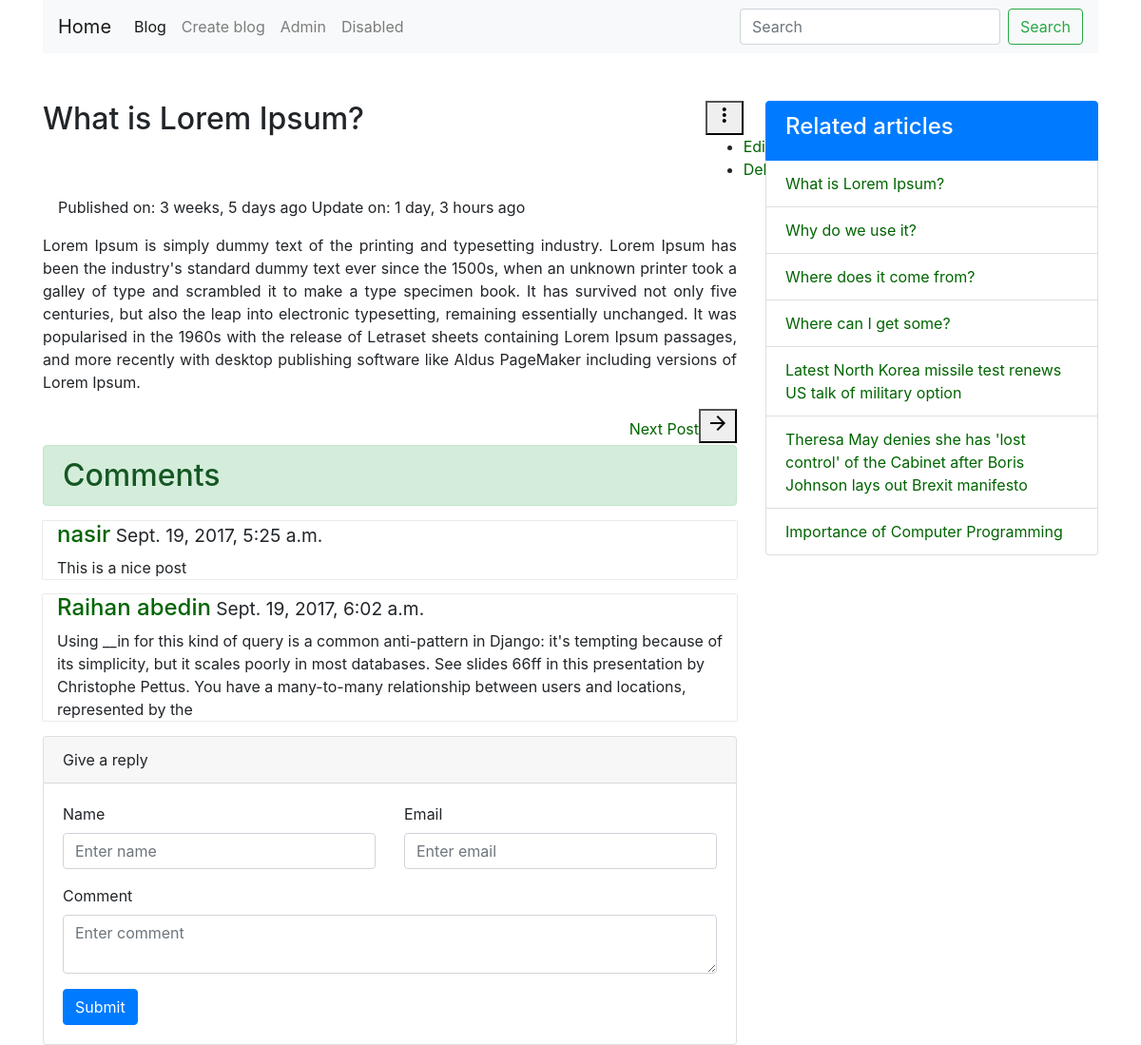
Page /details/1/ on the committed database.
### myProject/models.py (models this page shows, shortened)
class Post(models.Model):
    title = models.CharField(max_length=200)
    content = models.TextField()
    image = models.FileField(null=True, blank=True)
    timestamp = models.DateTimeField(auto_now=False, auto_now_add=True)
    update = models.DateTimeField(auto_now=True, auto_now_add=False)

class Comment(models.Model):
    name = models.CharField(max_length=150)
    email = models.EmailField(max_length=100)
    comment = models.TextField()
    post = models.ForeignKey(Post, on_delete=models.CASCADE)
    time = models.DateTimeField(auto_now_add=True, auto_now=False)

### myProject/views.py (the view)
# urls.py: url(r'^details/(?P<id>\d+)/$', views.blog_details, name="blog_details"),
def blog_details(request, id):
    form = CommentForm(request.POST or None)
    if form.is_valid():
        instance = form.save(commit=False)
        instance.save()
        messages.success(request, "Comment is posted successfully!", extra_tags='alert')
        return redirect('blog_details', id=id)
    all_post = Post.objects.all()
    comment = Comment.objects.filter(post=id)
    last_post = Post.objects.last()
    post = get_object_or_404(Post, id=id)
    context = {
        "all_post": all_post,
        "post": post,
        "last_post": last_post,
        "comment": comment,
        "form": form
    }
    return render(request, 'single.html', context)

### myProject/forms.py
class CommentForm(forms.ModelForm):
    class Meta:
        model = Comment
        fields = [
            "name",
            "email",
            "comment",
            "post"
        ]

### templates/single.html (shortened to what this page needs)
{% extends 'base.html' %}
{% block content %}
<div class="row">
       <div class="col col-12 col-lg-8 col-md-8 col-sm-12">
    <div class="mdl-shadow--2dp">
      <div class="row">
      <div class="col col-11">
        <div class="mdl-card__title">
          <h2 class="mdl-card__title-text">{{ post.title }}</h2>{{ post.author.username }}
        </div>
      </div>
      <div class="col col-1">
        <span>
          <button id="demo-menu-lower-right"
                  class="mdl-button mdl-js-button mdl-button--icon">
            <i class="material-icons">more_vert</i>
          </button>
          <ul class="mdl-menu mdl-menu--bottom-right mdl-js-menu mdl-js-ripple-effect"
              for="demo-menu-lower-right">
            <li class="mdl-menu__item"><a href="{% url 'blog_update' id=post.id %}">Edit</a></li>
            <li class="mdl-menu__item"><a href="{% url 'blog_delete' %}">Delete</a></li>
          </ul>
        </span>
      </div>
    </div>
      <div class="mdl-card__subtitle">
        <p class="mdl-card__subtitle-text">Published on: {{ post.timestamp|timesince }} ago Update on: {{ post.update|timesince }} ago</p>
      </div>
      <div class="mdl-card__supporting-text">
        <p class="text-justify">{{ post.content }}</p>
      </div>
      <div class="mdl-card__actions mdl-card--border">
        {% if post.id < last_post.id %}
          <a href="{% url 'blog_details' id=post.id|add:'1' %}" class="float float-right mdl-button mdl-button--colored mdl-js-button mdl-js-ripple-effect">Next Post<button class="mdl-button mdl-js-button mdl-js-ripple-effect mdl-button--icon" data-upgraded=",MaterialButton,MaterialRipple"><i class="material-icons" role="presentation">arrow_forward</i></button></a>
        {% endif %}
      </div>
    </div>
       <div class="comments">
       <h2 class="alert alert-success">Comments</h2>
            {% for cm in comment %}
                <div class="single-comment">
                    <h4><a href="">{{ cm.name }}</a><small>  {{ cm.time }}</small></h4>
                    <p>{{ cm.comment }}</p>
                </div>
            {% endfor %}
       </div>
       <div class="comment-form">
           <div class="card">
  <div class="card-header">
    Give a reply
  </div>
  <div class="card-body">
           <form action="{% url 'blog_details' id=post.id %}" method="post">
              <div class="row">
                  <div class="col col-xs-12">
                      <div class="form-group">
                        <label for="name">Name</label>
                        <input type="text" name="name" class="form-control" id="name" aria-describedby="emailHelp" placeholder="Enter name">
                      </div>
                  </div>
                  <div class="col col-xs-12">
                      <div class="form-group">
                        <label for="email">Email</label>
                        <input type="email" name="email" class="form-control" id="email" placeholder="Enter email">
                      </div>
                  </div>
              </div>
              <div class="form-group">
                <label for="comment">Comment</label>
                  <textarea name="comment" class="form-control" id="comment" placeholder="Enter comment"></textarea>
              </div>
              <button type="submit" class="btn btn-primary">Submit</button>
            </form>
  </div>
</div>
       </div>
       </div>
       <div class="col col-12 col-lg-4 col-md-4 col-sm-12">
           <div class="list-group">
          <div class="list-group-item active">
            <h4>Related articles</h4>
          </div>
          {% for i in all_post %}
          {% if i.id <= 7 %}
              <a href="{% url 'blog_details' id=i.id %}" class="list-group-item list-group-item-action">{{ i.title }}</a>
          {% endif %}
          {% endfor %}
        </div>
       </div>
   </div>
{% endblock %}

### templates/base.html (shortened to what this page needs)
<!DOCTYPE html>
<html lang="en">
<head>
    <link rel="stylesheet" href="https://maxcdn.bootstrapcdn.com/bootstrap/4.0.0-beta/css/bootstrap.min.css"/>
    <link rel="stylesheet" href="https://code.getmdl.io/1.3.0/material.indigo-pink.min.css">
</head>
<body>
<header class="container menu">
    <nav class="navbar navbar-expand-lg navbar-light bg-light">
  <a class="navbar-brand" href="/">Home</a>
  <div class="collapse navbar-collapse" id="navbarSupportedContent">
    <ul class="navbar-nav mr-auto">
      <li class="nav-item active">
        <a class="nav-link" href="{% url "blog" %}">Blog<span class="sr-only">(current)</span></a>
      </li>
      <li class="nav-item">
        <a class="nav-link" href="{% url "blog_create" %}">Create blog</a>
      </li>
      <li class="nav-item">
        <a class="nav-link" href="/admin">Admin</a>
      </li>
      <li class="nav-item">
        <a class="nav-link" href="#">Disabled</a>
      </li>
    </ul>
    <form class="form-inline my-2 my-lg-0">
      <input class="form-control mr-sm-2" type="text" placeholder="Search" aria-label="Search">
      <button class="btn btn-outline-success my-2 my-sm-0" type="submit">Search</button>
    </form>
  </div>
</nav>
</header>
<div class="container">
    {% block content %}{% endblock %}
</div>
</body>
</html>

### templates/base.html (style rules this page uses)
a, a:active, a:hover, a:link { text-decoration: none; color: darkgreen; }
header.container.menu { margin-bottom: 50px!important; }
.mdl-card__subtitle { padding-left: 16px; }

### templates/single.html (style rules this page uses)
.mdl-card__actions.mdl-card--border { padding-bottom: 38px; }
.single-comment { box-sizing: border-box; box-shadow: 0px 0px 1px #928383; padding: 0px 15px; }

### rows in the picture
Post: title "What is Lorem Ipsum?", timestamp "3 weeks, 5 days", update "1 day, 3 hours", content "Lorem Ipsum is simply dummy text of the printing and typesetting industry. Lorem Ipsum has been the industry's standard dummy text ever since the 1500s, when an unknown printer took a galley of type and scrambled it to make a type specimen book. It has survived not only five centuries, but also the leap into electronic typesetting, remaining essentially unchanged. It was popularised in the 1960s with the release of Letraset sheets containing Lorem Ipsum passages, and more recently with desktop publishing software like Aldus PageMaker including versions of Lorem Ipsum."
Comment: name "nasir", time "Sept. 19, 2017, 5:25 a.m.", comment "This is a nice post"
Comment: name "Raihan abedin", time "Sept. 19, 2017, 6:02 a.m.", comment "Using __in for this kind of query is a common anti-pattern in Django: it's tempting because of its simplicity, but it scales poorly in most databases. See slides 66ff in this presentation by Christophe Pettus. You have a many-to-many relationship between users and locations, represented by the"
Post: title "Why do we use it?"
Post: title "Where does it come from?"
Post: title "Where can I get some?"
Post: title "Latest North Korea missile test renews US talk of military option"
Post: title "Theresa May denies she has 'lost control' of the Cabinet after Boris Johnson lays out Brexit manifesto"
Post: title "Importance of Computer Programming"
